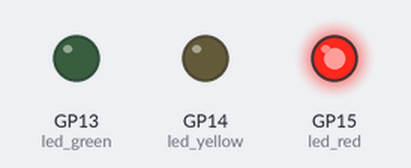
A program run on a simulated Raspberry Pi Pico running MicroPython. Shown: output pins drawn as LEDs (lit = HIGH).

Above: at 0.1 s.
At 60.1 s:
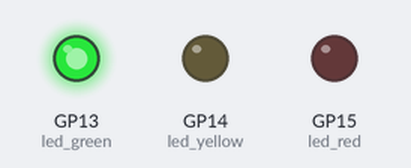
At 100.1 s:
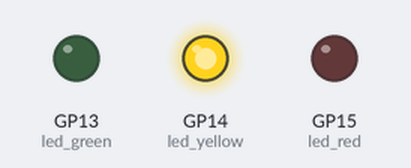
Timing chart, 0 to 104.5 s (numbered marks = the images above):
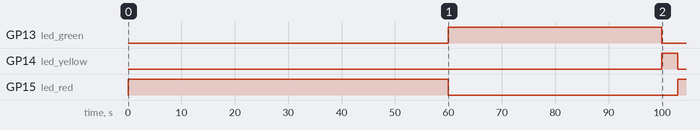

The program:

3_Traffic_Lights.py
```python
#模拟交通信号灯
import machine
import utime
#外接红led
led_red=machine.Pin(15,machine.Pin.OUT)
#外接黄led
led_yellow=machine.Pin(14,machine.Pin.OUT)
#外接绿led
led_green=machine.Pin(13,machine.Pin.OUT)

while True:
    led_red.value(1)
    #红灯60s
    utime.sleep(60)
    led_red.value(0)
    led_green.value(1)
    #绿灯40s
    utime.sleep(40)
    led_green.value(0)
    led_yellow.value(1)
    #黄灯3s
    utime.sleep(3)
    led_yellow.value(0)
    #循环
```

Measured:
- by itself, GP13 (led_green): LOW → HIGH at 60.0 s, → LOW 40.0 s later
- by itself, GP14 (led_yellow): LOW → HIGH at 100 s, → LOW 3.0 s later
- by itself, GP15 (led_red): LOW → HIGH at 0.00 s, → LOW 60.0 s later, → HIGH 43.0 s later
